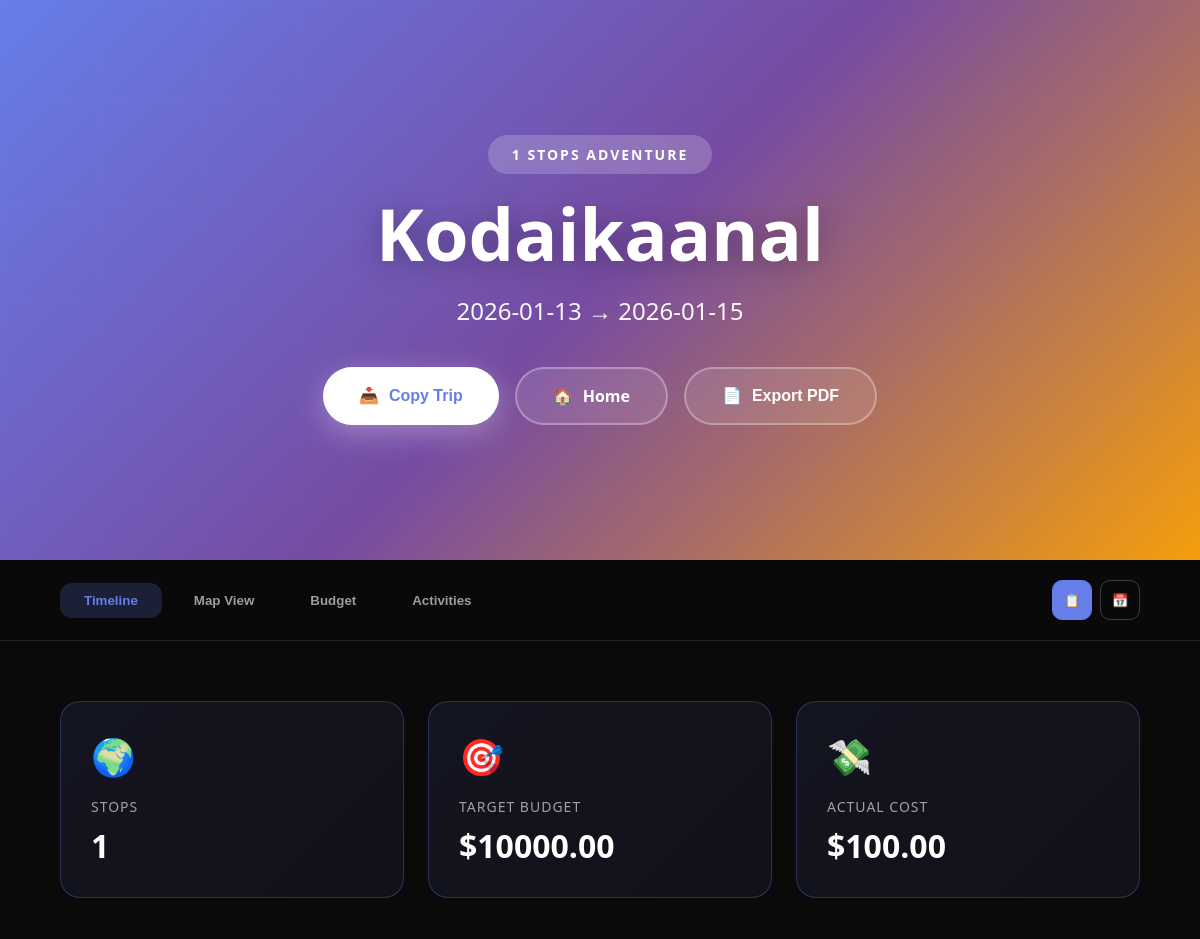
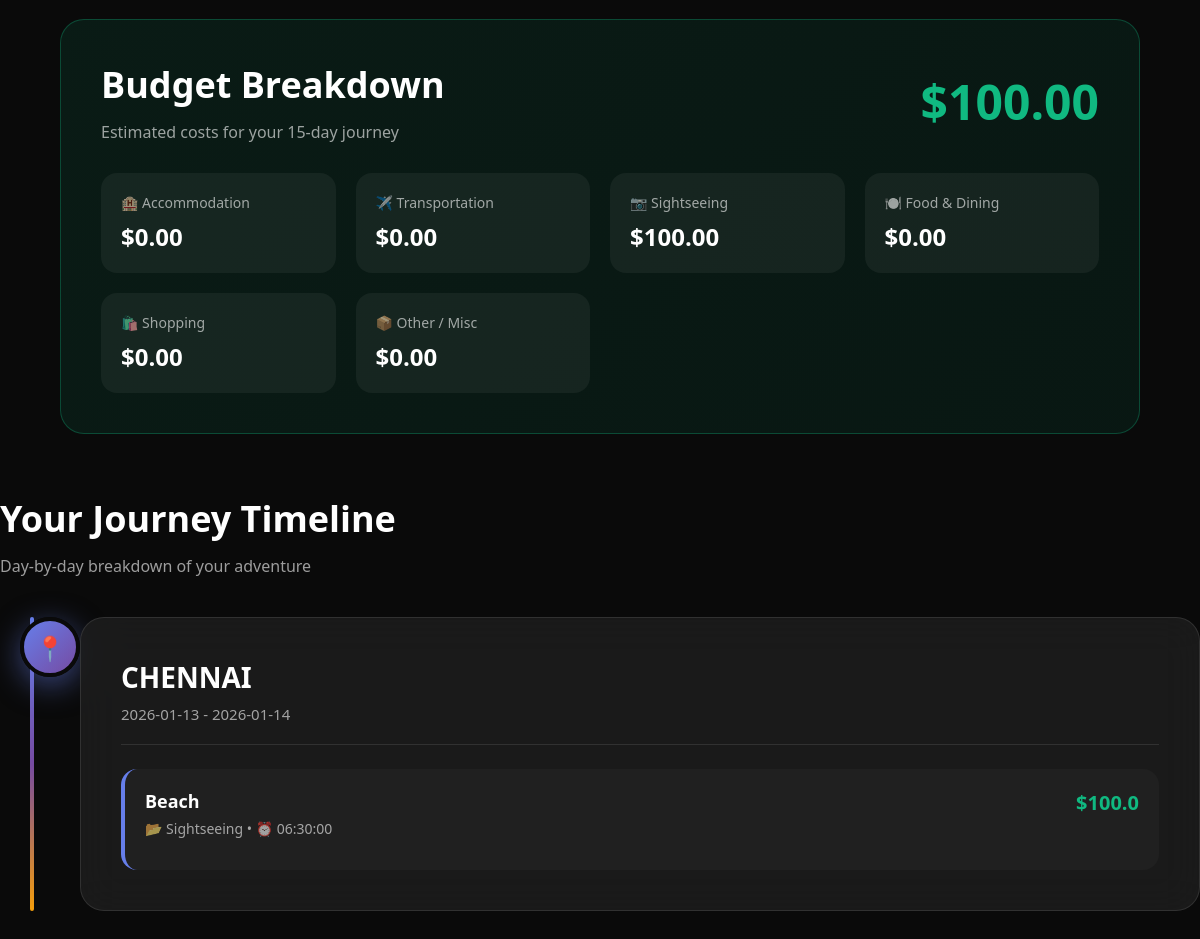
/itinerary-view/2 (signed in), run on the app's committed database (2 pictures, top to bottom).
### models.py (models this page shows)
class Trip(db.Model):
    __tablename__ = 'trips'
    id = db.Column(db.Integer, primary_key=True)
    user_id = db.Column(db.Integer, db.ForeignKey('users.id'), nullable=False)
    name = db.Column(db.String(100), nullable=False)
    start_date = db.Column(db.Date, nullable=False)
    end_date = db.Column(db.Date, nullable=False)
    description = db.Column(db.Text)
    cover_photo = db.Column(db.String(255))
    budget_limit = db.Column(db.Float, default=0.0)
    travelers_count = db.Column(db.Integer, default=1)
    travel_style = db.Column(db.String(50)) # e.g., "Luxury"
    tags = db.Column(db.String(500))        # e.g., "Beach,Adventure,Cultural"
    is_public = db.Column(db.Boolean, default=False)
    itineraries = db.relationship('Itinerary', backref='trip', lazy=True, cascade="all, delete-orphan")

class Itinerary(db.Model):
    __tablename__ = 'itineraries'
    id = db.Column(db.Integer, primary_key=True)
    trip_id = db.Column(db.Integer, db.ForeignKey('trips.id'), nullable=False)
    city_name = db.Column(db.String(100), nullable=False)
    country_name = db.Column(db.String(100))
    iata_code = db.Column(db.String(3))
    geo_lat = db.Column(db.Float)
    geo_long = db.Column(db.Float)
    arrival_date = db.Column(db.Date, nullable=False)
    departure_date = db.Column(db.Date, nullable=False)
    stop_order = db.Column(db.Integer, default=1)
    activities = db.relationship('Activity', backref='itinerary', lazy=True, cascade="all, delete-orphan")

class Activity(db.Model):
    __tablename__ = 'activities'
    id = db.Column(db.Integer, primary_key=True)
    itinerary_id = db.Column(db.Integer, db.ForeignKey('itineraries.id'), nullable=False)
    title = db.Column(db.String(200), nullable=False)
    category = db.Column(db.String(50), nullable=False)
    cost = db.Column(db.Float, default=0.0)
    currency = db.Column(db.String(10), default='USD')
    activity_date = db.Column(db.Date, nullable=True) # Stores specific date (YYYY-MM-DD)
    start_time = db.Column(db.Time, nullable=True)
    duration_minutes = db.Column(db.Integer, nullable=True)
    is_booked = db.Column(db.Boolean, default=False)

### app.py (the view)
@app.route("/itinerary-view/<int:trip_id>")
@login_required
def itinerary_view(trip_id):
    trip = Trip.query.get_or_404(trip_id)
    if trip.user_id != current_user.id:
        flash("Unauthorized")
        return redirect(url_for('dashboard'))
    total_cost = 0
    category_breakdown = {
        'transport': 0,
        'accommodation': 0,
        'sightseeing': 0,
        'food': 0,
        'shopping': 0,
        'other': 0  # <--- All custom/unknown categories go here
    }
    for stop in trip.itineraries:
        for activity in stop.activities:
            cost = activity.cost or 0
            total_cost += cost
            cat = (activity.category or 'other').lower().strip()
            if cat in category_breakdown:
                category_breakdown[cat] += cost
            else:
                category_breakdown['other'] += cost
    return render_template(
        "itinerary-view.html",
        trip=trip,
        total_cost=total_cost,
        breakdown=category_breakdown
    )

### app.py (called while the page is built)
@login_manager.user_loader
def load_user(user_id):
    return User.query.get(int(user_id))

### templates/itinerary-view.html (shortened to what this page needs)
<!DOCTYPE html>
<html lang="en">
<head>
</head>
<body>
	<div class="hero">
		<div class="hero-content">
			<div class="hero-content">
				<div class="trip-badge">{{ trip.itineraries|length }} Stops Adventure</div>
				<h1 class="hero-title">{{ trip.name }}</h1>
				<p class="hero-subtitle">{{ trip.start_date }} → {{ trip.end_date }}</p>
			</div>
			<div class="hero-actions">
				<button class="hero-btn primary">
					<span>📥</span> Copy Trip
				</button>
				<a href="{{ url_for('index') }}" class="hero-btn secondary" style="text-decoration: none;">
					<span>🏠</span> Home
				</a>
				<button class="hero-btn secondary">
					<span>📄</span> Export PDF
				</button>
			</div>
		</div>
	</div>
	<nav class="navbar">
		<div class="nav-content">
			<div class="nav-tabs">
				<button class="nav-tab active">Timeline</button>
				<button class="nav-tab">Map View</button>
				<button class="nav-tab">Budget</button>
				<button class="nav-tab">Activities</button>
			</div>
			<div class="view-toggle">
				<button class="toggle-btn active">📋</button>
				<button class="toggle-btn">📅</button>
			</div>
		</div>
	</nav>
	<div class="container">
		<div class="overview-section">
			<div class="overview-card">
				<div class="card-icon">🌍</div>
				<div class="card-label">Stops</div>
				<div class="card-value">{{ trip.itineraries|length }}</div>
			</div>
			<div class="overview-card">
				<div class="card-icon">🎯</div>
				<div class="card-label">Target Budget</div>
				<div class="card-value">${{ "%.2f"|format(trip.budget_limit) }}</div>
			</div>
			<div class="overview-card">
				<div class="card-icon">💸</div>
				<div class="card-label">Actual Cost</div>
				<div class="card-value">${{ "%.2f"|format(total_cost) }}</div>
			</div>
		</div>
		<div class="budget-section">
			<div class="budget-header">
				<div>
					<h2 class="section-title">Budget Breakdown</h2>
					<p class="section-subtitle">Estimated costs for your 15-day journey</p>
				</div>
				<div class="total-budget">${{ "%.2f"|format(total_cost) }}</div>
			</div>
			<div class="budget-items">
				<div class="budget-item">
					<div class="budget-category">🏨 Accommodation</div>
					<div class="budget-amount">${{ "%.2f"|format(breakdown['accommodation']) }}</div>
				</div>
				<div class="budget-item">
					<div class="budget-category">✈️ Transportation</div>
					<div class="budget-amount">${{ "%.2f"|format(breakdown['transport']) }}</div>
				</div>
				<div class="budget-item">
					<div class="budget-category">📷 Sightseeing</div>
					<div class="budget-amount">${{ "%.2f"|format(breakdown['sightseeing']) }}</div>
				</div>
				<div class="budget-item">
					<div class="budget-category">🍽️ Food & Dining</div>
					<div class="budget-amount">${{ "%.2f"|format(breakdown['food']) }}</div>
				</div>
				<div class="budget-item">
					<div class="budget-category">🛍️ Shopping</div>
					<div class="budget-amount">${{ "%.2f"|format(breakdown['shopping']) }}</div>
				</div>
				<div class="budget-item">
					<div class="budget-category">📦 Other / Misc</div>
					<div class="budget-amount">${{ "%.2f"|format(breakdown['other']) }}</div>
				</div>
			</div>
		</div>
	</div>
	<div class="timeline-section">
		<div class="section-header">
			<h2 class="section-title">Your Journey Timeline</h2>
			<p class="section-subtitle">Day-by-day breakdown of your adventure</p>
		</div>
		<div class="timeline">
			{% for stop in trip.itineraries %}
			<div class="timeline-item">
				<div class="timeline-marker">📍</div>
				<div class="timeline-content">
					<div class="day-header">
						<div class="day-info">
							<h3>{{ stop.city_name }}</h3>
							<p class="day-date">{{ stop.arrival_date }} - {{ stop.departure_date }}</p>
						</div>
					</div>
					<div class="activities-list">
						{% for activity in stop.activities %}
						<div class="activity-item">
							<div class="activity-main">
								<div>
									<div class="activity-title">{{ activity.title }}</div>
									<div class="activity-time">
										📂 {{ activity.category|capitalize }}
										{% if activity.start_time %} • ⏰ {{ activity.start_time }}{% endif %}
									</div>
								</div>
								<div class="activity-price">${{ activity.cost }}</div>
							</div>
						</div>
						{% else %}
						<p style="color: rgba(255,255,255,0.5); font-style: italic;">No activities planned yet.</p>
						{% endfor %}
					</div>
				</div>
			</div>
			{% endfor %}
		</div>
	</div>
</body>
</html>

### data on the page
Trip: name "Kodaikaanal", start_date "2026-01-13", end_date "2026-01-15", budget_limit "10000.00"
Itinerary: city_name "CHENNAI", arrival_date "2026-01-13", departure_date "2026-01-14"
Activity: title "Beach", category "Sightseeing", start_time "06:30:00", cost "100.0"

### other printed values
{{ trip.itineraries|length }} "1"
{{ "%.2f"|format(total_cost) }} "100.00"
{{ "%.2f"|format(breakdown['accommodation']) }} "0.00"
{{ "%.2f"|format(breakdown['transport']) }} "0.00"
{{ "%.2f"|format(breakdown['sightseeing']) }} "100.00"
{{ "%.2f"|format(breakdown['food']) }} "0.00"
{{ "%.2f"|format(breakdown['shopping']) }} "0.00"
{{ "%.2f"|format(breakdown['other']) }} "0.00"
